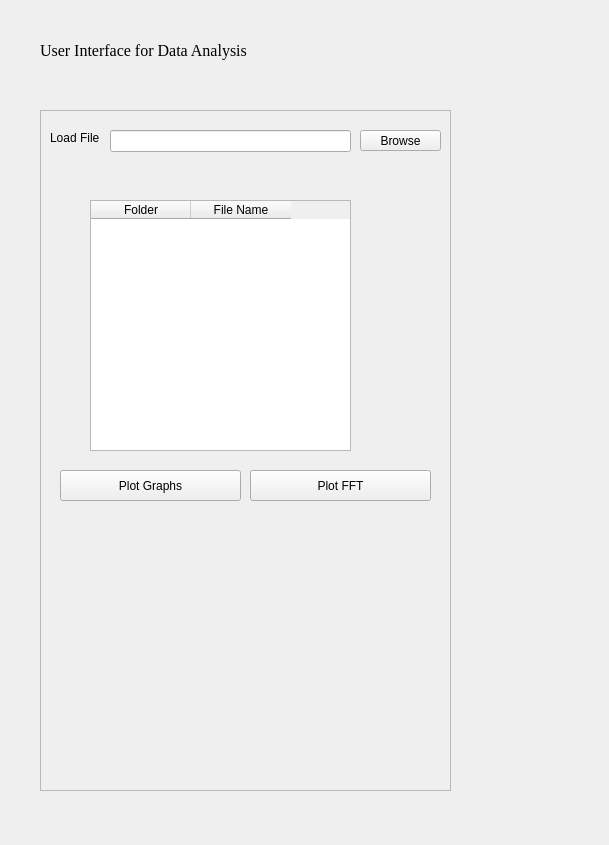
<?xml version="1.0" encoding="UTF-8"?>
<ui version="4.0">
 <class>Form</class>
 <widget class="QWidget" name="Form">
  <property name="geometry">
   <rect>
    <x>0</x>
    <y>0</y>
    <width>609</width>
    <height>845</height>
   </rect>
  </property>
  <property name="windowTitle">
   <string>Form</string>
  </property>
  <widget class="QFrame" name="echo_frame">
   <property name="geometry">
    <rect>
     <x>40</x>
     <y>110</y>
     <width>411</width>
     <height>681</height>
    </rect>
   </property>
   <property name="frameShape">
    <enum>QFrame::StyledPanel</enum>
   </property>
   <property name="frameShadow">
    <enum>QFrame::Raised</enum>
   </property>
   <widget class="QLabel" name="label_choose_model">
    <property name="geometry">
     <rect>
      <x>10</x>
      <y>20</y>
      <width>55</width>
      <height>16</height>
     </rect>
    </property>
    <property name="text">
     <string>Load File</string>
    </property>
   </widget>
   <widget class="QLineEdit" name="browse_file_input">
    <property name="geometry">
     <rect>
      <x>70</x>
      <y>20</y>
      <width>241</width>
      <height>22</height>
     </rect>
    </property>
   </widget>
   <widget class="QPushButton" name="browse_file">
    <property name="geometry">
     <rect>
      <x>320</x>
      <y>20</y>
      <width>81</width>
      <height>21</height>
     </rect>
    </property>
    <property name="text">
     <string>Browse</string>
    </property>
   </widget>
   <widget class="QTableWidget" name="table_widget">
    <property name="geometry">
     <rect>
      <x>50</x>
      <y>90</y>
      <width>261</width>
      <height>251</height>
     </rect>
    </property>
    <column>
     <property name="text">
      <string>Folder</string>
     </property>
    </column>
    <column>
     <property name="text">
      <string>File Name</string>
     </property>
    </column>
   </widget>
   <widget class="QPushButton" name="show_plot_btn">
    <property name="geometry">
     <rect>
      <x>20</x>
      <y>360</y>
      <width>181</width>
      <height>31</height>
     </rect>
    </property>
    <property name="text">
     <string>Plot Graphs</string>
    </property>
   </widget>
   <widget class="QPushButton" name="plot_fft_btn">
    <property name="geometry">
     <rect>
      <x>210</x>
      <y>360</y>
      <width>181</width>
      <height>31</height>
     </rect>
    </property>
    <property name="text">
     <string>Plot FFT</string>
    </property>
   </widget>
  </widget>
  <widget class="QLabel" name="label">
   <property name="geometry">
    <rect>
     <x>40</x>
     <y>30</y>
     <width>261</width>
     <height>41</height>
    </rect>
   </property>
   <property name="font">
    <font>
     <family>Times New Roman</family>
     <pointsize>12</pointsize>
    </font>
   </property>
   <property name="text">
    <string>User Interface for Data Analysis</string>
   </property>
  </widget>
 </widget>
 <resources/>
 <connections/>
</ui>
